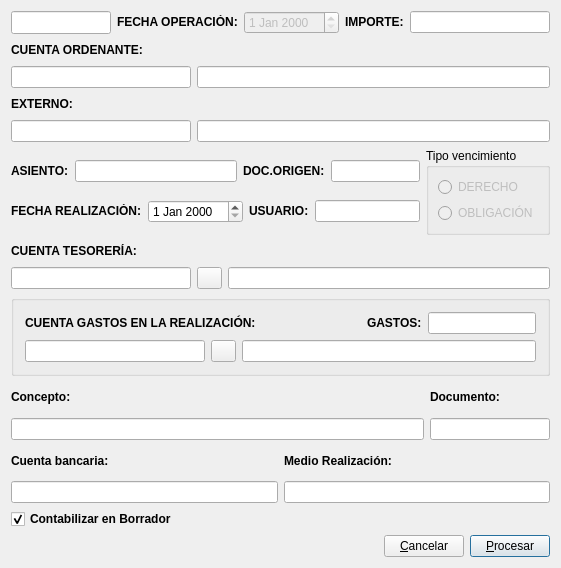
<?xml version="1.0" encoding="UTF-8"?>
<ui version="4.0">
 <author>José Manuel Díez Botella</author>
 <class>procesavencimiento</class>
 <widget class="QDialog" name="procesavencimiento">
  <property name="geometry">
   <rect>
    <x>0</x>
    <y>0</y>
    <width>561</width>
    <height>568</height>
   </rect>
  </property>
  <property name="windowTitle">
   <string>Procesa vencimento</string>
  </property>
  <layout class="QVBoxLayout" name="verticalLayout_7">
   <item>
    <layout class="QHBoxLayout">
     <property name="spacing">
      <number>6</number>
     </property>
     <property name="leftMargin">
      <number>0</number>
     </property>
     <property name="topMargin">
      <number>0</number>
     </property>
     <property name="rightMargin">
      <number>0</number>
     </property>
     <property name="bottomMargin">
      <number>0</number>
     </property>
     <item>
      <widget class="QLineEdit" name="numvencilineEdit">
       <property name="sizePolicy">
        <sizepolicy hsizetype="Fixed" vsizetype="Fixed">
         <horstretch>0</horstretch>
         <verstretch>0</verstretch>
        </sizepolicy>
       </property>
       <property name="maximumSize">
        <size>
         <width>100</width>
         <height>32767</height>
        </size>
       </property>
       <property name="readOnly">
        <bool>true</bool>
       </property>
      </widget>
     </item>
     <item>
      <layout class="QHBoxLayout">
       <property name="spacing">
        <number>6</number>
       </property>
       <property name="leftMargin">
        <number>0</number>
       </property>
       <property name="topMargin">
        <number>0</number>
       </property>
       <property name="rightMargin">
        <number>0</number>
       </property>
       <property name="bottomMargin">
        <number>0</number>
       </property>
       <item>
        <widget class="QLabel" name="textLabel2">
         <property name="text">
          <string>&lt;b&gt;FECHA OPERACIÓN:&lt;/b&gt;</string>
         </property>
         <property name="wordWrap">
          <bool>false</bool>
         </property>
        </widget>
       </item>
       <item>
        <widget class="QDateEdit" name="fechadateEdit">
         <property name="enabled">
          <bool>false</bool>
         </property>
        </widget>
       </item>
      </layout>
     </item>
     <item>
      <layout class="QHBoxLayout">
       <property name="spacing">
        <number>6</number>
       </property>
       <property name="leftMargin">
        <number>0</number>
       </property>
       <property name="topMargin">
        <number>0</number>
       </property>
       <property name="rightMargin">
        <number>0</number>
       </property>
       <property name="bottomMargin">
        <number>0</number>
       </property>
       <item>
        <widget class="QLabel" name="textLabel3">
         <property name="text">
          <string>&lt;b&gt;IMPORTE:&lt;/b&gt;</string>
         </property>
         <property name="wordWrap">
          <bool>false</bool>
         </property>
        </widget>
       </item>
       <item>
        <widget class="QLineEdit" name="importelineEdit">
         <property name="readOnly">
          <bool>true</bool>
         </property>
        </widget>
       </item>
      </layout>
     </item>
    </layout>
   </item>
   <item>
    <layout class="QVBoxLayout">
     <property name="spacing">
      <number>6</number>
     </property>
     <property name="leftMargin">
      <number>0</number>
     </property>
     <property name="topMargin">
      <number>0</number>
     </property>
     <property name="rightMargin">
      <number>0</number>
     </property>
     <property name="bottomMargin">
      <number>0</number>
     </property>
     <item>
      <widget class="QLabel" name="textLabel1">
       <property name="maximumSize">
        <size>
         <width>32767</width>
         <height>20</height>
        </size>
       </property>
       <property name="text">
        <string>&lt;b&gt;CUENTA ORDENANTE:&lt;/b&gt;</string>
       </property>
       <property name="wordWrap">
        <bool>false</bool>
       </property>
      </widget>
     </item>
     <item>
      <layout class="QHBoxLayout">
       <property name="spacing">
        <number>6</number>
       </property>
       <property name="leftMargin">
        <number>0</number>
       </property>
       <property name="topMargin">
        <number>0</number>
       </property>
       <property name="rightMargin">
        <number>0</number>
       </property>
       <property name="bottomMargin">
        <number>0</number>
       </property>
       <item>
        <widget class="QLineEdit" name="cuentalineEdit">
         <property name="maximumSize">
          <size>
           <width>180</width>
           <height>32767</height>
          </size>
         </property>
         <property name="maxLength">
          <number>40</number>
         </property>
         <property name="readOnly">
          <bool>true</bool>
         </property>
        </widget>
       </item>
       <item>
        <widget class="QLineEdit" name="descripctalineEdit">
         <property name="maxLength">
          <number>80</number>
         </property>
         <property name="readOnly">
          <bool>true</bool>
         </property>
        </widget>
       </item>
      </layout>
     </item>
    </layout>
   </item>
   <item>
    <layout class="QVBoxLayout" name="_2">
     <property name="spacing">
      <number>6</number>
     </property>
     <property name="leftMargin">
      <number>0</number>
     </property>
     <property name="topMargin">
      <number>0</number>
     </property>
     <property name="rightMargin">
      <number>0</number>
     </property>
     <property name="bottomMargin">
      <number>0</number>
     </property>
     <item>
      <widget class="QLabel" name="textLabel1_3">
       <property name="maximumSize">
        <size>
         <width>32767</width>
         <height>20</height>
        </size>
       </property>
       <property name="text">
        <string>&lt;html&gt;&lt;head/&gt;&lt;body&gt;&lt;p&gt;&lt;span style=&quot; font-weight:600;&quot;&gt;EXTERNO:&lt;/span&gt;&lt;/p&gt;&lt;/body&gt;&lt;/html&gt;</string>
       </property>
       <property name="wordWrap">
        <bool>false</bool>
       </property>
      </widget>
     </item>
     <item>
      <layout class="QHBoxLayout" name="_3">
       <property name="spacing">
        <number>6</number>
       </property>
       <property name="leftMargin">
        <number>0</number>
       </property>
       <property name="topMargin">
        <number>0</number>
       </property>
       <property name="rightMargin">
        <number>0</number>
       </property>
       <property name="bottomMargin">
        <number>0</number>
       </property>
       <item>
        <widget class="QLineEdit" name="externo_lineEdit">
         <property name="maximumSize">
          <size>
           <width>180</width>
           <height>32767</height>
          </size>
         </property>
         <property name="maxLength">
          <number>40</number>
         </property>
         <property name="readOnly">
          <bool>true</bool>
         </property>
        </widget>
       </item>
       <item>
        <widget class="QLineEdit" name="descrip_externo_lineEdit">
         <property name="maxLength">
          <number>80</number>
         </property>
         <property name="readOnly">
          <bool>true</bool>
         </property>
        </widget>
       </item>
      </layout>
     </item>
    </layout>
   </item>
   <item>
    <layout class="QHBoxLayout">
     <property name="spacing">
      <number>6</number>
     </property>
     <property name="leftMargin">
      <number>0</number>
     </property>
     <property name="topMargin">
      <number>0</number>
     </property>
     <property name="rightMargin">
      <number>0</number>
     </property>
     <property name="bottomMargin">
      <number>0</number>
     </property>
     <item>
      <layout class="QGridLayout">
       <property name="leftMargin">
        <number>0</number>
       </property>
       <property name="topMargin">
        <number>0</number>
       </property>
       <property name="rightMargin">
        <number>0</number>
       </property>
       <property name="bottomMargin">
        <number>0</number>
       </property>
       <property name="spacing">
        <number>6</number>
       </property>
       <item row="1" column="2">
        <layout class="QHBoxLayout">
         <property name="spacing">
          <number>6</number>
         </property>
         <property name="leftMargin">
          <number>0</number>
         </property>
         <property name="topMargin">
          <number>0</number>
         </property>
         <property name="rightMargin">
          <number>0</number>
         </property>
         <property name="bottomMargin">
          <number>0</number>
         </property>
         <item>
          <widget class="QLabel" name="textLabel5">
           <property name="text">
            <string>&lt;b&gt;USUARIO:&lt;/b&gt;</string>
           </property>
           <property name="wordWrap">
            <bool>false</bool>
           </property>
          </widget>
         </item>
         <item>
          <widget class="QLineEdit" name="usuariolineEdit">
           <property name="maxLength">
            <number>80</number>
           </property>
           <property name="readOnly">
            <bool>true</bool>
           </property>
          </widget>
         </item>
        </layout>
       </item>
       <item row="1" column="0" colspan="2">
        <layout class="QHBoxLayout">
         <property name="spacing">
          <number>6</number>
         </property>
         <property name="leftMargin">
          <number>0</number>
         </property>
         <property name="topMargin">
          <number>0</number>
         </property>
         <property name="rightMargin">
          <number>0</number>
         </property>
         <property name="bottomMargin">
          <number>0</number>
         </property>
         <item>
          <widget class="QLabel" name="fechatextLabel">
           <property name="maximumSize">
            <size>
             <width>150</width>
             <height>32767</height>
            </size>
           </property>
           <property name="text">
            <string>&lt;!DOCTYPE HTML PUBLIC &quot;-//W3C//DTD HTML 4.0//EN&quot; &quot;http://www.w3.org/TR/REC-html40/strict.dtd&quot;&gt;
&lt;html&gt;&lt;head&gt;&lt;meta name=&quot;qrichtext&quot; content=&quot;1&quot; /&gt;&lt;style type=&quot;text/css&quot;&gt;
p, li { white-space: pre-wrap; }
&lt;/style&gt;&lt;/head&gt;&lt;body style=&quot; font-family:'Sans Serif'; font-size:9pt; font-weight:400; font-style:normal;&quot;&gt;
&lt;table style=&quot;-qt-table-type: root; margin-top:4px; margin-bottom:4px; margin-left:4px; margin-right:4px;&quot;&gt;
&lt;tr&gt;
&lt;td style=&quot;border: none;&quot;&gt;
&lt;p style=&quot; margin-top:0px; margin-bottom:0px; margin-left:0px; margin-right:0px; -qt-block-indent:0; text-indent:0px;&quot;&gt;&lt;span style=&quot; font-weight:600;&quot;&gt;FECHA REALIZACIÓN:&lt;/span&gt;&lt;/p&gt;&lt;/td&gt;&lt;/tr&gt;&lt;/table&gt;&lt;/body&gt;&lt;/html&gt;</string>
           </property>
           <property name="wordWrap">
            <bool>false</bool>
           </property>
          </widget>
         </item>
         <item>
          <widget class="QDateEdit" name="vencidateEdit"/>
         </item>
        </layout>
       </item>
       <item row="0" column="1" colspan="2">
        <layout class="QHBoxLayout">
         <property name="spacing">
          <number>6</number>
         </property>
         <property name="leftMargin">
          <number>0</number>
         </property>
         <property name="topMargin">
          <number>0</number>
         </property>
         <property name="rightMargin">
          <number>0</number>
         </property>
         <property name="bottomMargin">
          <number>0</number>
         </property>
         <item>
          <widget class="QLabel" name="textLabel1_2">
           <property name="text">
            <string>&lt;!DOCTYPE HTML PUBLIC &quot;-//W3C//DTD HTML 4.0//EN&quot; &quot;http://www.w3.org/TR/REC-html40/strict.dtd&quot;&gt;
&lt;html&gt;&lt;head&gt;&lt;meta name=&quot;qrichtext&quot; content=&quot;1&quot; /&gt;&lt;style type=&quot;text/css&quot;&gt;
p, li { white-space: pre-wrap; }
&lt;/style&gt;&lt;/head&gt;&lt;body style=&quot; font-family:'Sans Serif'; font-size:9pt; font-weight:400; font-style:normal;&quot;&gt;
&lt;table style=&quot;-qt-table-type: root; margin-top:4px; margin-bottom:4px; margin-left:4px; margin-right:4px;&quot;&gt;
&lt;tr&gt;
&lt;td style=&quot;border: none;&quot;&gt;
&lt;p style=&quot; margin-top:0px; margin-bottom:0px; margin-left:0px; margin-right:0px; -qt-block-indent:0; text-indent:0px;&quot;&gt;&lt;span style=&quot; font-weight:600;&quot;&gt;DOC.ORIGEN:&lt;/span&gt;&lt;/p&gt;&lt;/td&gt;&lt;/tr&gt;&lt;/table&gt;&lt;/body&gt;&lt;/html&gt;</string>
           </property>
           <property name="wordWrap">
            <bool>false</bool>
           </property>
          </widget>
         </item>
         <item>
          <widget class="QLineEdit" name="documentolineEdit">
           <property name="readOnly">
            <bool>true</bool>
           </property>
          </widget>
         </item>
        </layout>
       </item>
       <item row="0" column="0">
        <layout class="QHBoxLayout">
         <property name="spacing">
          <number>6</number>
         </property>
         <property name="leftMargin">
          <number>0</number>
         </property>
         <property name="topMargin">
          <number>0</number>
         </property>
         <property name="rightMargin">
          <number>0</number>
         </property>
         <property name="bottomMargin">
          <number>0</number>
         </property>
         <item>
          <widget class="QLabel" name="textLabel4">
           <property name="text">
            <string>&lt;b&gt;ASIENTO:&lt;/b&gt;</string>
           </property>
           <property name="wordWrap">
            <bool>false</bool>
           </property>
          </widget>
         </item>
         <item>
          <widget class="QLineEdit" name="asientolineEdit">
           <property name="maxLength">
            <number>20</number>
           </property>
           <property name="readOnly">
            <bool>true</bool>
           </property>
          </widget>
         </item>
        </layout>
       </item>
      </layout>
     </item>
     <item>
      <widget class="QGroupBox" name="groupBox">
       <property name="title">
        <string>Tipo vencimiento</string>
       </property>
       <layout class="QVBoxLayout">
        <property name="spacing">
         <number>6</number>
        </property>
        <property name="leftMargin">
         <number>9</number>
        </property>
        <property name="topMargin">
         <number>9</number>
        </property>
        <property name="rightMargin">
         <number>9</number>
        </property>
        <property name="bottomMargin">
         <number>9</number>
        </property>
        <item>
         <widget class="QRadioButton" name="derechoradioButton">
          <property name="enabled">
           <bool>false</bool>
          </property>
          <property name="text">
           <string>DERECHO</string>
          </property>
         </widget>
        </item>
        <item>
         <widget class="QRadioButton" name="obligacionradioButton">
          <property name="enabled">
           <bool>false</bool>
          </property>
          <property name="text">
           <string>OBLIGACIÓN</string>
          </property>
         </widget>
        </item>
       </layout>
      </widget>
     </item>
    </layout>
   </item>
   <item>
    <layout class="QVBoxLayout" name="verticalLayout_5">
     <item>
      <widget class="QLabel" name="textLabel7">
       <property name="maximumSize">
        <size>
         <width>32767</width>
         <height>20</height>
        </size>
       </property>
       <property name="text">
        <string>&lt;b&gt;CUENTA TESORERÍA:&lt;/b&gt;</string>
       </property>
       <property name="wordWrap">
        <bool>false</bool>
       </property>
      </widget>
     </item>
     <item>
      <layout class="QHBoxLayout" name="horizontalLayout_3">
       <item>
        <widget class="QLineEdit" name="ctatesorerialineEdit">
         <property name="maximumSize">
          <size>
           <width>180</width>
           <height>32767</height>
          </size>
         </property>
         <property name="maxLength">
          <number>40</number>
         </property>
        </widget>
       </item>
       <item>
        <widget class="QPushButton" name="buscapushButton">
         <property name="maximumSize">
          <size>
           <width>25</width>
           <height>25</height>
          </size>
         </property>
         <property name="text">
          <string/>
         </property>
         <property name="icon">
          <iconset resource="keme.qrc">
           <normaloff>:/iconos/graf/viewer.xpm</normaloff>:/iconos/graf/viewer.xpm</iconset>
         </property>
         <property name="autoDefault">
          <bool>false</bool>
         </property>
        </widget>
       </item>
       <item>
        <widget class="QLineEdit" name="descriptesorlineEdit">
         <property name="maxLength">
          <number>80</number>
         </property>
         <property name="readOnly">
          <bool>true</bool>
         </property>
        </widget>
       </item>
      </layout>
     </item>
    </layout>
   </item>
   <item>
    <widget class="QGroupBox" name="groupBox_2">
     <property name="title">
      <string/>
     </property>
     <layout class="QVBoxLayout" name="verticalLayout_6">
      <item>
       <layout class="QHBoxLayout" name="horizontalLayout_5">
        <item>
         <widget class="QLabel" name="label_4">
          <property name="font">
           <font>
            <bold>true</bold>
           </font>
          </property>
          <property name="text">
           <string>CUENTA GASTOS EN LA REALIZACIÓN:</string>
          </property>
         </widget>
        </item>
        <item>
         <spacer name="horizontalSpacer">
          <property name="orientation">
           <enum>Qt::Orientation::Horizontal</enum>
          </property>
          <property name="sizeHint" stdset="0">
           <size>
            <width>40</width>
            <height>20</height>
           </size>
          </property>
         </spacer>
        </item>
        <item>
         <widget class="QLabel" name="label_5">
          <property name="font">
           <font>
            <bold>true</bold>
           </font>
          </property>
          <property name="text">
           <string>GASTOS:</string>
          </property>
         </widget>
        </item>
        <item>
         <widget class="QLineEdit" name="gastos_lineEdit"/>
        </item>
       </layout>
      </item>
      <item>
       <layout class="QHBoxLayout" name="horizontalLayout_4">
        <item>
         <widget class="QLineEdit" name="cta_gastos_lineEdit">
          <property name="maximumSize">
           <size>
            <width>180</width>
            <height>16777215</height>
           </size>
          </property>
         </widget>
        </item>
        <item>
         <widget class="QPushButton" name="busca2pushButton">
          <property name="maximumSize">
           <size>
            <width>25</width>
            <height>25</height>
           </size>
          </property>
          <property name="text">
           <string/>
          </property>
          <property name="icon">
           <iconset resource="keme.qrc">
            <normaloff>:/iconos/graf/viewer.xpm</normaloff>:/iconos/graf/viewer.xpm</iconset>
          </property>
          <property name="autoDefault">
           <bool>false</bool>
          </property>
         </widget>
        </item>
        <item>
         <widget class="QLineEdit" name="descrip_gastoslineEdit">
          <property name="readOnly">
           <bool>true</bool>
          </property>
         </widget>
        </item>
       </layout>
      </item>
     </layout>
    </widget>
   </item>
   <item>
    <layout class="QHBoxLayout" name="horizontalLayout">
     <item>
      <layout class="QVBoxLayout" name="verticalLayout_2">
       <item>
        <widget class="QLabel" name="label">
         <property name="text">
          <string>&lt;b&gt;Concepto:&lt;/b&gt;</string>
         </property>
        </widget>
       </item>
       <item>
        <widget class="QLineEdit" name="conceptolineEdit"/>
       </item>
      </layout>
     </item>
     <item>
      <layout class="QVBoxLayout" name="verticalLayout">
       <item>
        <widget class="QLabel" name="label_2">
         <property name="sizePolicy">
          <sizepolicy hsizetype="Expanding" vsizetype="Preferred">
           <horstretch>0</horstretch>
           <verstretch>0</verstretch>
          </sizepolicy>
         </property>
         <property name="maximumSize">
          <size>
           <width>120</width>
           <height>16777215</height>
          </size>
         </property>
         <property name="font">
          <font>
           <bold>true</bold>
          </font>
         </property>
         <property name="text">
          <string>Documento:</string>
         </property>
        </widget>
       </item>
       <item>
        <widget class="QLineEdit" name="doclineEdit">
         <property name="maximumSize">
          <size>
           <width>120</width>
           <height>16777215</height>
          </size>
         </property>
        </widget>
       </item>
      </layout>
     </item>
    </layout>
   </item>
   <item>
    <layout class="QHBoxLayout" name="horizontalLayout_2">
     <item>
      <layout class="QVBoxLayout" name="verticalLayout_3">
       <item>
        <widget class="QLabel" name="label_3">
         <property name="font">
          <font>
           <bold>true</bold>
          </font>
         </property>
         <property name="text">
          <string>Cuenta bancaria:</string>
         </property>
        </widget>
       </item>
       <item>
        <widget class="QLineEdit" name="cuenta_bancolineEdit"/>
       </item>
      </layout>
     </item>
     <item>
      <layout class="QVBoxLayout" name="verticalLayout_4">
       <item>
        <widget class="QLabel" name="mediolabel">
         <property name="font">
          <font>
           <bold>true</bold>
          </font>
         </property>
         <property name="text">
          <string>Medio Realización:</string>
         </property>
        </widget>
       </item>
       <item>
        <widget class="QLineEdit" name="medio_realizacionlineEdit"/>
       </item>
      </layout>
     </item>
    </layout>
   </item>
   <item>
    <widget class="QCheckBox" name="contab_borr_checkBox">
     <property name="font">
      <font>
       <bold>true</bold>
      </font>
     </property>
     <property name="text">
      <string>Contabilizar en Borrador</string>
     </property>
     <property name="checked">
      <bool>true</bool>
     </property>
    </widget>
   </item>
   <item>
    <layout class="QHBoxLayout">
     <property name="spacing">
      <number>6</number>
     </property>
     <property name="leftMargin">
      <number>0</number>
     </property>
     <property name="topMargin">
      <number>0</number>
     </property>
     <property name="rightMargin">
      <number>0</number>
     </property>
     <property name="bottomMargin">
      <number>0</number>
     </property>
     <item>
      <spacer>
       <property name="orientation">
        <enum>Qt::Orientation::Horizontal</enum>
       </property>
       <property name="sizeHint" stdset="0">
        <size>
         <width>40</width>
         <height>20</height>
        </size>
       </property>
      </spacer>
     </item>
     <item>
      <widget class="QPushButton" name="cancelarpushButton">
       <property name="text">
        <string>&amp;Cancelar</string>
       </property>
       <property name="icon">
        <iconset resource="keme.qrc">
         <normaloff>:/iconos/graf/borrar.png</normaloff>:/iconos/graf/borrar.png</iconset>
       </property>
       <property name="shortcut">
        <string>Alt+C</string>
       </property>
      </widget>
     </item>
     <item>
      <widget class="QPushButton" name="aceptarpushButton">
       <property name="text">
        <string>&amp;Procesar</string>
       </property>
       <property name="icon">
        <iconset resource="keme.qrc">
         <normaloff>:/iconos/graf/exec.png</normaloff>:/iconos/graf/exec.png</iconset>
       </property>
       <property name="shortcut">
        <string>Alt+P</string>
       </property>
       <property name="default">
        <bool>true</bool>
       </property>
      </widget>
     </item>
    </layout>
   </item>
  </layout>
 </widget>
 <layoutdefault spacing="6" margin="11"/>
 <tabstops>
  <tabstop>numvencilineEdit</tabstop>
  <tabstop>fechadateEdit</tabstop>
  <tabstop>importelineEdit</tabstop>
  <tabstop>cuentalineEdit</tabstop>
  <tabstop>descripctalineEdit</tabstop>
  <tabstop>externo_lineEdit</tabstop>
  <tabstop>descrip_externo_lineEdit</tabstop>
  <tabstop>asientolineEdit</tabstop>
  <tabstop>documentolineEdit</tabstop>
  <tabstop>vencidateEdit</tabstop>
  <tabstop>usuariolineEdit</tabstop>
  <tabstop>derechoradioButton</tabstop>
  <tabstop>obligacionradioButton</tabstop>
  <tabstop>ctatesorerialineEdit</tabstop>
  <tabstop>buscapushButton</tabstop>
  <tabstop>descriptesorlineEdit</tabstop>
  <tabstop>gastos_lineEdit</tabstop>
  <tabstop>cta_gastos_lineEdit</tabstop>
  <tabstop>busca2pushButton</tabstop>
  <tabstop>descrip_gastoslineEdit</tabstop>
  <tabstop>conceptolineEdit</tabstop>
  <tabstop>doclineEdit</tabstop>
  <tabstop>cuenta_bancolineEdit</tabstop>
  <tabstop>medio_realizacionlineEdit</tabstop>
  <tabstop>contab_borr_checkBox</tabstop>
  <tabstop>cancelarpushButton</tabstop>
  <tabstop>aceptarpushButton</tabstop>
 </tabstops>
 <resources>
  <include location="keme.qrc"/>
 </resources>
 <connections>
  <connection>
   <sender>cancelarpushButton</sender>
   <signal>clicked()</signal>
   <receiver>procesavencimiento</receiver>
   <slot>reject()</slot>
   <hints>
    <hint type="sourcelabel">
     <x>20</x>
     <y>20</y>
    </hint>
    <hint type="destinationlabel">
     <x>20</x>
     <y>20</y>
    </hint>
   </hints>
  </connection>
 </connections>
</ui>
